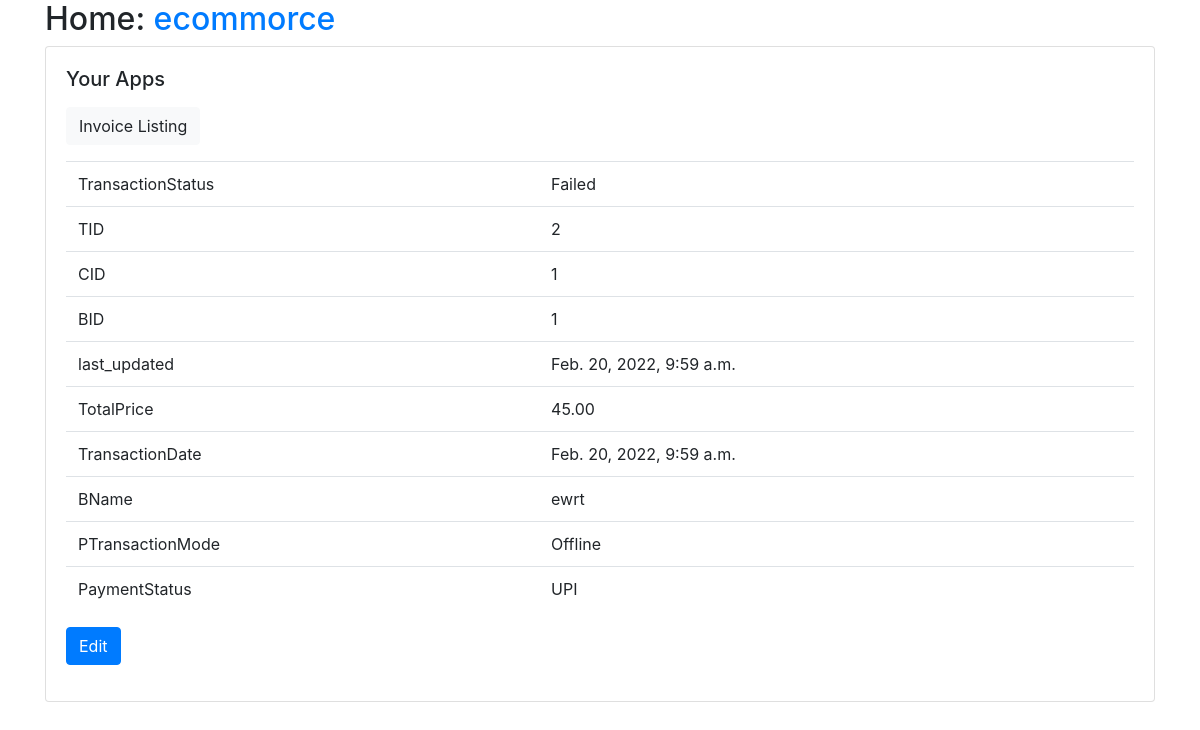
Page /Transaction/Transaction/Invoice/detail/2/ on the committed database.
### Transaction/models.py (models this page shows, shortened)
class Invoice(models.Model):
    TransactionStatus = models.ForeignKey(TransactionStatus,on_delete=models.CASCADE)
    TID = models.BigAutoField(primary_key=True)
    CID = models.ForeignKey(profile,on_delete=models.CASCADE)
    BID = models.ForeignKey(storeprofile,on_delete=models.CASCADE)
    BName = models.CharField(max_length=30)
    TotalPrice = models.DecimalField(max_digits=10, decimal_places=2)#Query Feild
    PTransactionMode = models.ForeignKey(TransactionMode,on_delete=models.CASCADE)
    PaymentStatus = models.ForeignKey(PaymentStatus,on_delete=models.CASCADE)
    TransactionDate = models.DateTimeField(auto_now_add=True, editable=False)
    last_updated = models.DateTimeField(auto_now=True, editable=False)
    class Meta:
        pass
    def get_update_url(self):
        return reverse("Transaction_Invoice_update", args=(self.TID,))

class TransactionStatus(models.Model):
    created = models.DateTimeField(auto_now_add=True, editable=False)
    name = models.CharField(max_length=30)
    last_updated = models.DateTimeField(auto_now=True, editable=False)
    id = models.AutoField(primary_key=True)
    class Meta:
        pass
    def __str__(self):
        return str(self.name)

class TransactionMode(models.Model):
    id = models.AutoField(primary_key=True)
    created = models.DateTimeField(auto_now_add=True, editable=False)
    last_updated = models.DateTimeField(auto_now=True, editable=False)
    name = models.CharField(max_length=30)
    class Meta:
        pass
    def __str__(self):
        return str(self.name)

class PaymentStatus(models.Model):
    name = models.CharField(max_length=30)
    created = models.DateTimeField(auto_now_add=True, editable=False)
    id = models.AutoField(primary_key=True)
    last_updated = models.DateTimeField(auto_now=True, editable=False)
    class Meta:
        pass
    def __str__(self):
        return str(self.name)

### users/models.py (models this page shows, shortened)
class profile(AbstractUser):
    slug = models.SlugField()
    created = models.DateTimeField(auto_now_add=True, editable=False)
    MobileNumber = models.CharField(max_length=13)
    birthday = models.DateField(default=datetime.date.today())
    profileimage = models.ImageField(upload_to="upload/profileimages/")
    last_updated = models.DateTimeField(auto_now=True, editable=False)
    class Meta:
        pass
    def __str__(self):
        return str(self.pk)

### BusinessOwener/models.py (models this page shows, shortened)
class storeprofile(models.Model):
    user = models.ForeignKey(profile,on_delete=models.CASCADE)
    BID = models.BigAutoField(primary_key=True)
    BStoreName = models.CharField(max_length=50)
    BPinCode = models.PositiveIntegerField()
    BAddressLine1 = models.TextField(max_length=100)
    BAddressLine2 = models.TextField(max_length=100)
    last_updated = models.DateTimeField(auto_now=True, editable=False)
    created = models.DateTimeField(auto_now_add=True, editable=False)
    class Meta:
        pass
    def __str__(self):
        return str(self.pk)

### Transaction/views.py (the view)
# urls.py: path("Transaction/Invoice/detail/<int:TID>/", views.InvoiceDetailView.as_view(), name="Transaction_Invoice_detail"),
class InvoiceDetailView(generic.DetailView):
    model = models.Invoice
    form_class = forms.InvoiceForm
    pk_url_kwarg = "TID"

### Transaction/templates/Transaction/invoice_detail.html
{% extends "base.html" %}
{% load static %}
{% block content %}
<p>
    <a class="btn btn-light" href="{% url 'Transaction_Invoice_list' %}">
    Invoice Listing
    </a>
</p>
<table class="table">
    <tr><td>TransactionStatus</td><td>{{ object.TransactionStatus }}</td></tr>
    <tr><td>TID</td><td>{{ object.TID }}</td></tr>
    <tr><td>CID</td><td>{{ object.CID }}</td></tr>
    <tr><td>BID</td><td>{{ object.BID }}</td></tr>
    <tr><td>last_updated</td><td>{{ object.last_updated }}</td></tr>
    <tr><td>TotalPrice</td><td>{{ object.TotalPrice }}</td></tr>
    <tr><td>TransactionDate</td><td>{{ object.TransactionDate }}</td></tr>
    <tr><td>BName</td><td>{{ object.BName }}</td></tr>
    <tr><td>PTransactionMode</td><td>{{ object.PTransactionMode }}</td></tr>
    <tr><td>PaymentStatus</td><td>{{ object.PaymentStatus }}</td></tr>
</table>
<a class="btn btn-primary" href="{{object.get_update_url}}">Edit</a>
{% endblock %}

### rows in the picture
Invoice: TransactionStatus "Failed", TID "2", CID "1", BID "1", last_updated "Feb. 20, 2022, 9:59 a.m.", TotalPrice "45.00", TransactionDate "Feb. 20, 2022, 9:59 a.m.", BName "ewrt", PTransactionMode "Offline", PaymentStatus "UPI"
